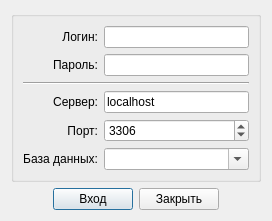
<?xml version="1.0" encoding="UTF-8"?>
<ui version="4.0">
 <class>connectDB</class>
 <widget class="QDialog" name="connectDB">
  <property name="geometry">
   <rect>
    <x>0</x>
    <y>0</y>
    <width>272</width>
    <height>207</height>
   </rect>
  </property>
  <property name="windowTitle">
   <string>Авторизация</string>
  </property>
  <layout class="QVBoxLayout" name="verticalLayout">
   <item>
    <widget class="QGroupBox" name="groupBox">
     <property name="title">
      <string/>
     </property>
     <layout class="QGridLayout" name="gridLayout">
      <item row="0" column="0">
       <widget class="QLabel" name="label_2">
        <property name="text">
         <string>Логин:</string>
        </property>
        <property name="alignment">
         <set>Qt::AlignRight|Qt::AlignTrailing|Qt::AlignVCenter</set>
        </property>
        <property name="buddy">
         <cstring>login</cstring>
        </property>
       </widget>
      </item>
      <item row="0" column="1">
       <widget class="QLineEdit" name="login"/>
      </item>
      <item row="1" column="0">
       <widget class="QLabel" name="label_3">
        <property name="text">
         <string>Пароль:</string>
        </property>
        <property name="alignment">
         <set>Qt::AlignRight|Qt::AlignTrailing|Qt::AlignVCenter</set>
        </property>
        <property name="buddy">
         <cstring>pass</cstring>
        </property>
       </widget>
      </item>
      <item row="1" column="1">
       <widget class="QLineEdit" name="pass">
        <property name="echoMode">
         <enum>QLineEdit::Password</enum>
        </property>
       </widget>
      </item>
      <item row="2" column="0" colspan="2">
       <widget class="Line" name="line">
        <property name="orientation">
         <enum>Qt::Horizontal</enum>
        </property>
       </widget>
      </item>
      <item row="3" column="0">
       <widget class="QLabel" name="label_4">
        <property name="text">
         <string>Сервер:</string>
        </property>
        <property name="alignment">
         <set>Qt::AlignRight|Qt::AlignTrailing|Qt::AlignVCenter</set>
        </property>
        <property name="buddy">
         <cstring>host</cstring>
        </property>
       </widget>
      </item>
      <item row="3" column="1">
       <widget class="QLineEdit" name="host">
        <property name="text">
         <string>localhost</string>
        </property>
       </widget>
      </item>
      <item row="4" column="0">
       <widget class="QLabel" name="label_5">
        <property name="text">
         <string>Порт:</string>
        </property>
        <property name="alignment">
         <set>Qt::AlignRight|Qt::AlignTrailing|Qt::AlignVCenter</set>
        </property>
        <property name="buddy">
         <cstring>port</cstring>
        </property>
       </widget>
      </item>
      <item row="4" column="1">
       <widget class="QSpinBox" name="port">
        <property name="maximum">
         <number>65565</number>
        </property>
        <property name="value">
         <number>3306</number>
        </property>
       </widget>
      </item>
      <item row="5" column="0">
       <widget class="QLabel" name="label">
        <property name="text">
         <string>База данных:</string>
        </property>
        <property name="alignment">
         <set>Qt::AlignRight|Qt::AlignTrailing|Qt::AlignVCenter</set>
        </property>
        <property name="buddy">
         <cstring>dataBase</cstring>
        </property>
       </widget>
      </item>
      <item row="5" column="1">
       <widget class="QComboBox" name="dataBase">
        <property name="editable">
         <bool>true</bool>
        </property>
       </widget>
      </item>
     </layout>
    </widget>
   </item>
   <item>
    <layout class="QHBoxLayout" name="horizontalLayout">
     <item>
      <spacer name="horizontalSpacer">
       <property name="orientation">
        <enum>Qt::Horizontal</enum>
       </property>
       <property name="sizeHint" stdset="0">
        <size>
         <width>40</width>
         <height>20</height>
        </size>
       </property>
      </spacer>
     </item>
     <item>
      <widget class="QPushButton" name="connect_DB">
       <property name="text">
        <string>Вход</string>
       </property>
       <property name="icon">
        <iconset>
         <normaloff>:/16x16/apply/ico/agt_action_success_16x16.png</normaloff>:/16x16/apply/ico/agt_action_success_16x16.png</iconset>
       </property>
      </widget>
     </item>
     <item>
      <widget class="QPushButton" name="close">
       <property name="text">
        <string>Закрыть</string>
       </property>
       <property name="icon">
        <iconset>
         <normaloff>:/16x16/cancelDel/ico/button_cancel_16x16 (1).png</normaloff>:/16x16/cancelDel/ico/button_cancel_16x16 (1).png</iconset>
       </property>
      </widget>
     </item>
     <item>
      <spacer name="horizontalSpacer_2">
       <property name="orientation">
        <enum>Qt::Horizontal</enum>
       </property>
       <property name="sizeHint" stdset="0">
        <size>
         <width>40</width>
         <height>20</height>
        </size>
       </property>
      </spacer>
     </item>
    </layout>
   </item>
  </layout>
 </widget>
 <tabstops>
  <tabstop>login</tabstop>
  <tabstop>pass</tabstop>
  <tabstop>host</tabstop>
  <tabstop>port</tabstop>
  <tabstop>dataBase</tabstop>
  <tabstop>connect_DB</tabstop>
  <tabstop>close</tabstop>
 </tabstops>
 <resources/>
 <connections>
  <connection>
   <sender>close</sender>
   <signal>clicked()</signal>
   <receiver>connectDB</receiver>
   <slot>reject()</slot>
   <hints>
    <hint type="sourcelabel">
     <x>177</x>
     <y>169</y>
    </hint>
    <hint type="destinationlabel">
     <x>246</x>
     <y>164</y>
    </hint>
   </hints>
  </connection>
 </connections>
</ui>
